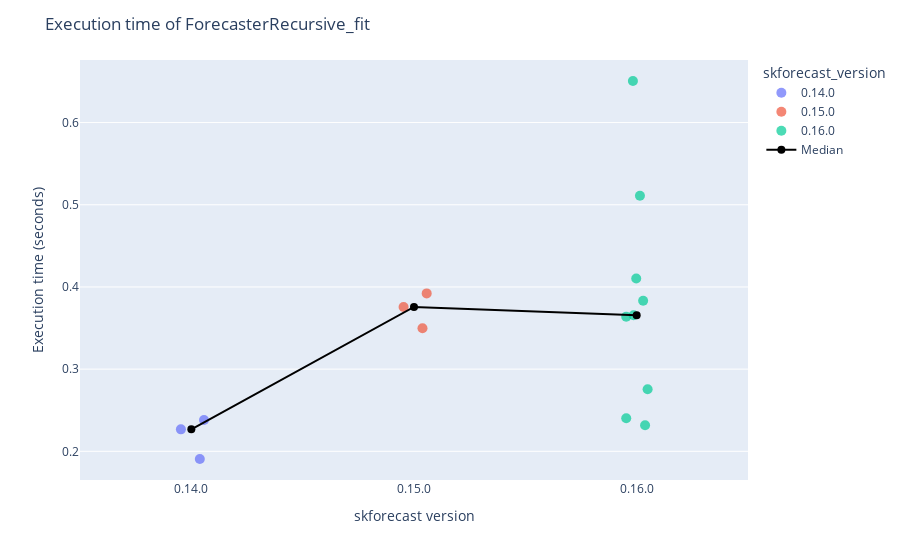
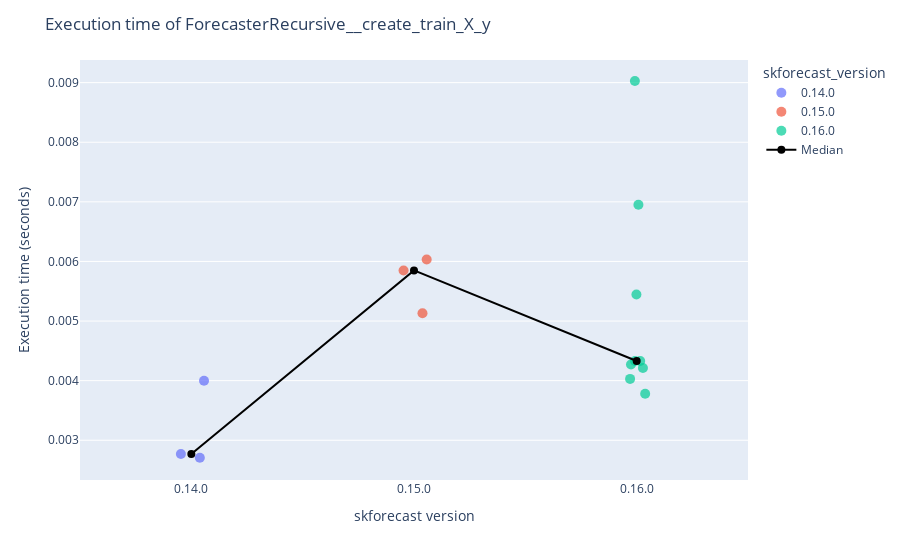
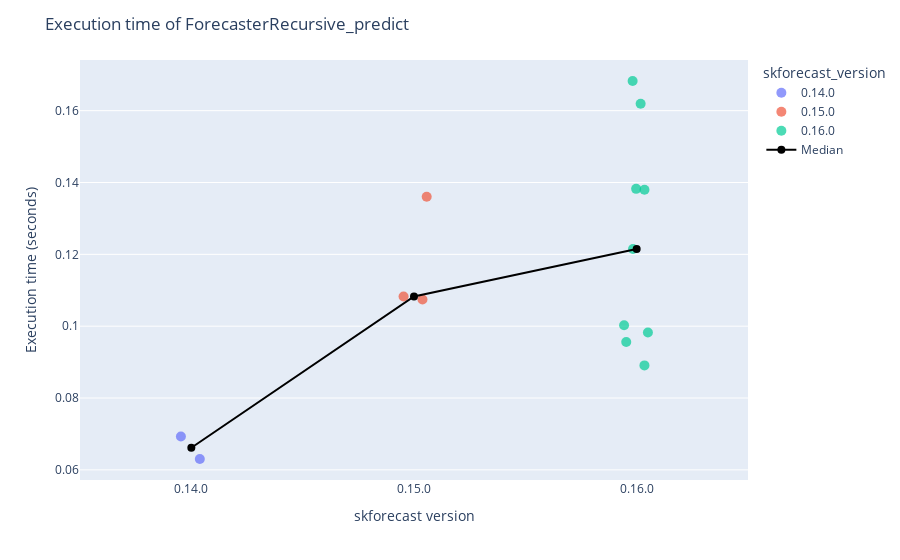
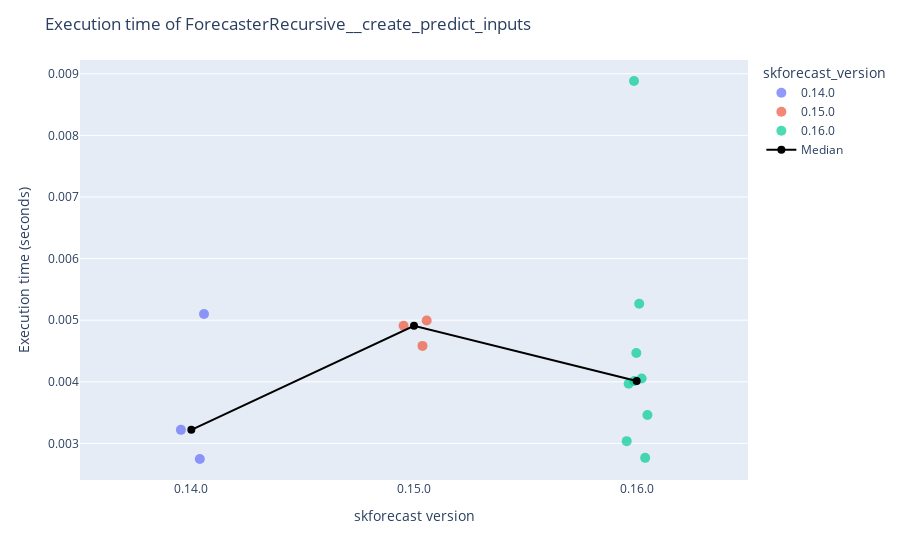

Write notebook code for charts like these, in order.
### Code cell
# Plot results
# ==============================================================================
results_benchmark = joblib.load("benchmarks/benchmark.joblib")
results_benchmark = results_benchmark.query("forecaster_name == 'ForecasterRecursive'").copy()
results_benchmark = results_benchmark.query("regressor_name == 'LGBMRegressor'").copy()
for function_name in results_benchmark['function_name'].unique():
    df = results_benchmark.query(f"function_name == '{function_name}'").copy()
    display(df)
    plot_benchmark_results(df, function_name)

### Figure 1 — Plotly figure (JSON) as saved in the notebook; plotly's stock layout.template omitted (floating-point values rounded to 4 significant figures; data arrays with more than 128 entries replaced by an {"elided": "..."} marker saying what was removed)
{"data": [{"alignmentgroup": "True", "boxpoints": "all", "customdata": [["ForecasterRecursive", "LGBMRegressor", "ForecasterRecursive_fit", "3a6496af8f14196a05b301212de078f0", null, "2025-04-22T21:26:09.447315", "3.12.9", "1.26.4", "2.2.3", "1.4.2", "4.6.0", "Linux-6.11.0-21-generic-x86_64-with-glibc2.39", "x86_64", 8, 16.64], ["ForecasterRecursive", "LGBMRegressor", "ForecasterRecursive_fit", "3a6496af8f14196a05b301212de078f0", null, "2025-04-22T21:26:24.723814", "3.12.9", "1.26.4", "2.2.3", "1.4.2", "4.6.0", "Linux-6.11.0-21-generic-x86_64-with-glibc2.39", "x86_64", 8, 16.64], ["ForecasterRecursive", "LGBMRegressor", "ForecasterRecursive_fit", "3a6496af8f14196a05b301212de078f0", 0.0403, "2025-04-22T21:26:53.296630", "3.12.9", "1.26.4", "2.2.3", "1.4.2", "4.6.0", "Linux-6.11.0-21-generic-x86_64-with-glibc2.39", "x86_64", 8, 16.64], ["ForecasterRecursive", "LGBMRegressor", "ForecasterRecursive_fit", "3a6496af8f14196a05b301212de078f0", 0.02119, "2025-04-22T21:27:04.433706", "3.12.9", "1.26.4", "2.2.3", "1.4.2", "4.6.0", "Linux-6.11.0-21-generic-x86_64-with-glibc2.39", "x86_64", 8, 16.64], ["ForecasterRecursive", "LGBMRegressor", "ForecasterRecursive_fit", "3a6496af8f14196a05b301212de078f0", 0.03876, "2025-04-22T21:31:03.124401", "3.12.9", "1.26.4", "2.2.3", "1.4.2", "4.6.0", "Linux-6.11.0-21-generic-x86_64-with-glibc2.39", "x86_64", 8, 16.64]], "fillcolor": "rgba(255,255,255,0)", "hoveron": "points", "hovertemplate": "skforecast_version=%{x}<br>run_time_avg=%{y}<br>forecaster_name=%{customdata[0]}<br>regressor_name=%{customdata[1]}<br>function_name=%{customdata[2]}<br>function_hash=%{customdata[3]}<br>run_time_std_dev=%{customdata[4]}<br>datetime=%{customdata[5]}<br>python_version=%{customdata[6]}<br>numpy_version=%{customdata[7]}<br>pandas_version=%{customdata[8]}<br>sklearn_version=%{customdata[9]}<br>lightgbm_version=%{customdata[10]}<br>platform=%{customdata[11]}<br>processor=%{customdata[12]}<br>cpu_count=%{customdata[13]}<br>memory_gb=%{customdata[14]}<extra></extra>", "jitter": true, "legendgroup": "0.14.0", "line": {"color": "rgba(255,255,255,0)"}, "marker": {"color": "#636efa", "opacity": 0.7, "size": 10}, "name": "0.14.0", "offsetgroup": "0.14.0", "orientation": "v", "pointpos": 0, "showlegend": true, "type": "box", "x": ["0.14.0", "0.14.0", "0.14.0", "0.14.0", "0.14.0"], "x0": " ", "xaxis": "x", "y": [NaN, NaN, 0.2267, 0.1907, 0.2382], "y0": " ", "yaxis": "y"}, {"alignmentgroup": "True", "boxpoints": "all", "customdata": [["ForecasterRecursive", "LGBMRegressor", "ForecasterRecursive_fit", "3a6496af8f14196a05b301212de078f0", 0.03639, "2025-04-22T21:35:36.132403", "3.12.9", "1.26.4", "2.2.3", "1.4.2", "4.6.0", "Linux-6.11.0-21-generic-x86_64-with-glibc2.39", "x86_64", 8, 16.64], ["ForecasterRecursive", "LGBMRegressor", "ForecasterRecursive_fit", "3a6496af8f14196a05b301212de078f0", 0.03889, "2025-04-22T21:46:31.592093", "3.12.9", "2.2.5", "2.2.3", "1.6.1", "4.6.0", "Linux-6.11.0-21-generic-x86_64-with-glibc2.39", "x86_64", 8, 16.64], ["ForecasterRecursive", "LGBMRegressor", "ForecasterRecursive_fit", "3a6496af8f14196a05b301212de078f0", 0.04845, "2025-04-22T22:45:58.919912", "3.12.9", "1.26.4", "2.2.3", "1.4.2", "4.6.0", "Linux-6.11.0-21-generic-x86_64-with-glibc2.39", "x86_64", 8, 16.64]], "fillcolor": "rgba(255,255,255,0)", "hoveron": "points", "hovertemplate": "skforecast_version=%{x}<br>run_time_avg=%{y}<br>forecaster_name=%{customdata[0]}<br>regressor_name=%{customdata[1]}<br>function_name=%{customdata[2]}<br>function_hash=%{customdata[3]}<br>run_time_std_dev=%{customdata[4]}<br>datetime=%{customdata[5]}<br>python_version=%{customdata[6]}<br>numpy_version=%{customdata[7]}<br>pandas_version=%{customdata[8]}<br>sklearn_version=%{customdata[9]}<br>lightgbm_version=%{customdata[10]}<br>platform=%{customdata[11]}<br>processor=%{customdata[12]}<br>cpu_count=%{customdata[13]}<br>memory_gb=%{customdata[14]}<extra></extra>", "jitter": true, "legendgroup": "0.15.0", "line": {"color": "rgba(255,255,255,0)"}, "marker": {"color": "#EF553B", "opacity": 0.7, "size": 10}, "name": "0.15.0", "offsetgroup": "0.15.0", "orientation": "v", "pointpos": 0, "showlegend": true, "type": "box", "x": ["0.15.0", "0.15.0", "0.15.0"], "x0": " ", "xaxis": "x", "y": [0.3756, 0.3496, 0.3922], "y0": " ", "yaxis": "y"}, {"alignmentgroup": "True", "boxpoints": "all", "customdata": {"elided": "9x15 mixed values"}, "fillcolor": "rgba(255,255,255,0)", "hoveron": "points", "hovertemplate": "skforecast_version=%{x}<br>run_time_avg=%{y}<br>forecaster_name=%{customdata[0]}<br>regressor_name=%{customdata[1]}<br>function_name=%{customdata[2]}<br>function_hash=%{customdata[3]}<br>run_time_std_dev=%{customdata[4]}<br>datetime=%{customdata[5]}<br>python_version=%{customdata[6]}<br>numpy_version=%{customdata[7]}<br>pandas_version=%{customdata[8]}<br>sklearn_version=%{customdata[9]}<br>lightgbm_version=%{customdata[10]}<br>platform=%{customdata[11]}<br>processor=%{customdata[12]}<br>cpu_count=%{customdata[13]}<br>memory_gb=%{customdata[14]}<extra></extra>", "jitter": true, "legendgroup": "0.16.0", "line": {"color": "rgba(255,255,255,0)"}, "marker": {"color": "#00cc96", "opacity": 0.7, "size": 10}, "name": "0.16.0", "offsetgroup": "0.16.0", "orientation": "v", "pointpos": 0, "showlegend": true, "type": "box", "x": ["0.16.0", "0.16.0", "0.16.0", "0.16.0", "0.16.0", "0.16.0", "0.16.0", "0.16.0", "0.16.0"], "x0": " ", "xaxis": "x", "y": [0.2402, 0.4102, 0.511, 0.3639, 0.3656, 0.2317, 0.3832, 0.6506, 0.2755], "y0": " ", "yaxis": "y"}, {"line": {"color": "black", "width": 2}, "marker": {"size": 8}, "mode": "lines+markers", "name": "Median", "showlegend": true, "type": "scatter", "x": ["0.14.0", "0.15.0", "0.16.0"], "y": [0.2267, 0.3756, 0.3656]}], "layout": {"boxmode": "overlay", "legend": {"title": {"text": "skforecast_version"}, "tracegroupgap": 0}, "margin": {"t": 60}, "showlegend": true, "title": {"text": "Execution time of ForecasterRecursive_fit"}, "xaxis": {"anchor": "y", "categoryarray": ["0.14.0", "0.15.0", "0.16.0"], "categoryorder": "array", "domain": [0, 1], "title": {"text": "skforecast version"}}, "yaxis": {"anchor": "x", "domain": [0, 1], "title": {"text": "Execution time (seconds)"}}}}

### Figure 2 — Plotly figure (JSON) as saved in the notebook; plotly's stock layout.template omitted (floating-point values rounded to 4 significant figures; data arrays with more than 128 entries replaced by an {"elided": "..."} marker saying what was removed)
{"data": [{"alignmentgroup": "True", "boxpoints": "all", "customdata": [["ForecasterRecursive", "LGBMRegressor", "ForecasterRecursive__create_train_X_y", "287fbd1c4920496341a9d5f9b9a9aa2a", null, "2025-04-22T21:26:09.456096", "3.12.9", "1.26.4", "2.2.3", "1.4.2", "4.6.0", "Linux-6.11.0-21-generic-x86_64-with-glibc2.39", "x86_64", 8, 16.64], ["ForecasterRecursive", "LGBMRegressor", "ForecasterRecursive__create_train_X_y", "287fbd1c4920496341a9d5f9b9a9aa2a", null, "2025-04-22T21:26:24.729070", "3.12.9", "1.26.4", "2.2.3", "1.4.2", "4.6.0", "Linux-6.11.0-21-generic-x86_64-with-glibc2.39", "x86_64", 8, 16.64], ["ForecasterRecursive", "LGBMRegressor", "ForecasterRecursive__create_train_X_y", "287fbd1c4920496341a9d5f9b9a9aa2a", 0.0002948, "2025-04-22T21:26:54.435579", "3.12.9", "1.26.4", "2.2.3", "1.4.2", "4.6.0", "Linux-6.11.0-21-generic-x86_64-with-glibc2.39", "x86_64", 8, 16.64], ["ForecasterRecursive", "LGBMRegressor", "ForecasterRecursive__create_train_X_y", "287fbd1c4920496341a9d5f9b9a9aa2a", 0.0001425, "2025-04-22T21:27:05.390762", "3.12.9", "1.26.4", "2.2.3", "1.4.2", "4.6.0", "Linux-6.11.0-21-generic-x86_64-with-glibc2.39", "x86_64", 8, 16.64], ["ForecasterRecursive", "LGBMRegressor", "ForecasterRecursive__create_train_X_y", "287fbd1c4920496341a9d5f9b9a9aa2a", 0.0006018, "2025-04-22T21:31:05.512059", "3.12.9", "1.26.4", "2.2.3", "1.4.2", "4.6.0", "Linux-6.11.0-21-generic-x86_64-with-glibc2.39", "x86_64", 8, 16.64]], "fillcolor": "rgba(255,255,255,0)", "hoveron": "points", "hovertemplate": "skforecast_version=%{x}<br>run_time_avg=%{y}<br>forecaster_name=%{customdata[0]}<br>regressor_name=%{customdata[1]}<br>function_name=%{customdata[2]}<br>function_hash=%{customdata[3]}<br>run_time_std_dev=%{customdata[4]}<br>datetime=%{customdata[5]}<br>python_version=%{customdata[6]}<br>numpy_version=%{customdata[7]}<br>pandas_version=%{customdata[8]}<br>sklearn_version=%{customdata[9]}<br>lightgbm_version=%{customdata[10]}<br>platform=%{customdata[11]}<br>processor=%{customdata[12]}<br>cpu_count=%{customdata[13]}<br>memory_gb=%{customdata[14]}<extra></extra>", "jitter": true, "legendgroup": "0.14.0", "line": {"color": "rgba(255,255,255,0)"}, "marker": {"color": "#636efa", "opacity": 0.7, "size": 10}, "name": "0.14.0", "offsetgroup": "0.14.0", "orientation": "v", "pointpos": 0, "showlegend": true, "type": "box", "x": ["0.14.0", "0.14.0", "0.14.0", "0.14.0", "0.14.0"], "x0": " ", "xaxis": "x", "y": [NaN, NaN, 0.002769, 0.002705, 0.003999], "y0": " ", "yaxis": "y"}, {"alignmentgroup": "True", "boxpoints": "all", "customdata": [["ForecasterRecursive", "LGBMRegressor", "ForecasterRecursive__create_train_X_y", "287fbd1c4920496341a9d5f9b9a9aa2a", 0.00084, "2025-04-22T21:35:39.897474", "3.12.9", "1.26.4", "2.2.3", "1.4.2", "4.6.0", "Linux-6.11.0-21-generic-x86_64-with-glibc2.39", "x86_64", 8, 16.64], ["ForecasterRecursive", "LGBMRegressor", "ForecasterRecursive__create_train_X_y", "287fbd1c4920496341a9d5f9b9a9aa2a", 0.0006894, "2025-04-22T21:46:35.096647", "3.12.9", "2.2.5", "2.2.3", "1.6.1", "4.6.0", "Linux-6.11.0-21-generic-x86_64-with-glibc2.39", "x86_64", 8, 16.64], ["ForecasterRecursive", "LGBMRegressor", "ForecasterRecursive__create_train_X_y", "287fbd1c4920496341a9d5f9b9a9aa2a", 0.001732, "2025-04-22T22:46:02.856538", "3.12.9", "1.26.4", "2.2.3", "1.4.2", "4.6.0", "Linux-6.11.0-21-generic-x86_64-with-glibc2.39", "x86_64", 8, 16.64]], "fillcolor": "rgba(255,255,255,0)", "hoveron": "points", "hovertemplate": "skforecast_version=%{x}<br>run_time_avg=%{y}<br>forecaster_name=%{customdata[0]}<br>regressor_name=%{customdata[1]}<br>function_name=%{customdata[2]}<br>function_hash=%{customdata[3]}<br>run_time_std_dev=%{customdata[4]}<br>datetime=%{customdata[5]}<br>python_version=%{customdata[6]}<br>numpy_version=%{customdata[7]}<br>pandas_version=%{customdata[8]}<br>sklearn_version=%{customdata[9]}<br>lightgbm_version=%{customdata[10]}<br>platform=%{customdata[11]}<br>processor=%{customdata[12]}<br>cpu_count=%{customdata[13]}<br>memory_gb=%{customdata[14]}<extra></extra>", "jitter": true, "legendgroup": "0.15.0", "line": {"color": "rgba(255,255,255,0)"}, "marker": {"color": "#EF553B", "opacity": 0.7, "size": 10}, "name": "0.15.0", "offsetgroup": "0.15.0", "orientation": "v", "pointpos": 0, "showlegend": true, "type": "box", "x": ["0.15.0", "0.15.0", "0.15.0"], "x0": " ", "xaxis": "x", "y": [0.005849, 0.005131, 0.006034], "y0": " ", "yaxis": "y"}, {"alignmentgroup": "True", "boxpoints": "all", "customdata": {"elided": "9x15 mixed values"}, "fillcolor": "rgba(255,255,255,0)", "hoveron": "points", "hovertemplate": "skforecast_version=%{x}<br>run_time_avg=%{y}<br>forecaster_name=%{customdata[0]}<br>regressor_name=%{customdata[1]}<br>function_name=%{customdata[2]}<br>function_hash=%{customdata[3]}<br>run_time_std_dev=%{customdata[4]}<br>datetime=%{customdata[5]}<br>python_version=%{customdata[6]}<br>numpy_version=%{customdata[7]}<br>pandas_version=%{customdata[8]}<br>sklearn_version=%{customdata[9]}<br>lightgbm_version=%{customdata[10]}<br>platform=%{customdata[11]}<br>processor=%{customdata[12]}<br>cpu_count=%{customdata[13]}<br>memory_gb=%{customdata[14]}<extra></extra>", "jitter": true, "legendgroup": "0.16.0", "line": {"color": "rgba(255,255,255,0)"}, "marker": {"color": "#00cc96", "opacity": 0.7, "size": 10}, "name": "0.16.0", "offsetgroup": "0.16.0", "orientation": "v", "pointpos": 0, "showlegend": true, "type": "box", "x": ["0.16.0", "0.16.0", "0.16.0", "0.16.0", "0.16.0", "0.16.0", "0.16.0", "0.16.0", "0.16.0"], "x0": " ", "xaxis": "x", "y": [0.00433, 0.004331, 0.006952, 0.005445, 0.00403, 0.00378, 0.004213, 0.009028, 0.004271], "y0": " ", "yaxis": "y"}, {"line": {"color": "black", "width": 2}, "marker": {"size": 8}, "mode": "lines+markers", "name": "Median", "showlegend": true, "type": "scatter", "x": ["0.14.0", "0.15.0", "0.16.0"], "y": [0.002769, 0.005849, 0.00433]}], "layout": {"boxmode": "overlay", "legend": {"title": {"text": "skforecast_version"}, "tracegroupgap": 0}, "margin": {"t": 60}, "showlegend": true, "title": {"text": "Execution time of ForecasterRecursive__create_train_X_y"}, "xaxis": {"anchor": "y", "categoryarray": ["0.14.0", "0.15.0", "0.16.0"], "categoryorder": "array", "domain": [0, 1], "title": {"text": "skforecast version"}}, "yaxis": {"anchor": "x", "domain": [0, 1], "title": {"text": "Execution time (seconds)"}}}}

### Figure 3 — Plotly figure (JSON) as saved in the notebook; plotly's stock layout.template omitted (floating-point values rounded to 4 significant figures; data arrays with more than 128 entries replaced by an {"elided": "..."} marker saying what was removed)
{"data": [{"alignmentgroup": "True", "boxpoints": "all", "customdata": [["ForecasterRecursive", "LGBMRegressor", "ForecasterRecursive_predict", "99297f20a640837258e82490d71f7b0e", null, "2025-04-22T21:26:54.634434", "3.12.9", "1.26.4", "2.2.3", "1.4.2", "4.6.0", "Linux-6.11.0-21-generic-x86_64-with-glibc2.39", "x86_64", 8, 16.64], ["ForecasterRecursive", "LGBMRegressor", "ForecasterRecursive_predict", "4f8ae3116340ac90eb9e66eac42789de", 0.01726, "2025-04-22T21:27:05.582838", "3.12.9", "1.26.4", "2.2.3", "1.4.2", "4.6.0", "Linux-6.11.0-21-generic-x86_64-with-glibc2.39", "x86_64", 8, 16.64], ["ForecasterRecursive", "LGBMRegressor", "ForecasterRecursive_predict", "4f8ae3116340ac90eb9e66eac42789de", 0.006338, "2025-04-22T21:31:05.776671", "3.12.9", "1.26.4", "2.2.3", "1.4.2", "4.6.0", "Linux-6.11.0-21-generic-x86_64-with-glibc2.39", "x86_64", 8, 16.64]], "fillcolor": "rgba(255,255,255,0)", "hoveron": "points", "hovertemplate": "skforecast_version=%{x}<br>run_time_avg=%{y}<br>forecaster_name=%{customdata[0]}<br>regressor_name=%{customdata[1]}<br>function_name=%{customdata[2]}<br>function_hash=%{customdata[3]}<br>run_time_std_dev=%{customdata[4]}<br>datetime=%{customdata[5]}<br>python_version=%{customdata[6]}<br>numpy_version=%{customdata[7]}<br>pandas_version=%{customdata[8]}<br>sklearn_version=%{customdata[9]}<br>lightgbm_version=%{customdata[10]}<br>platform=%{customdata[11]}<br>processor=%{customdata[12]}<br>cpu_count=%{customdata[13]}<br>memory_gb=%{customdata[14]}<extra></extra>", "jitter": true, "legendgroup": "0.14.0", "line": {"color": "rgba(255,255,255,0)"}, "marker": {"color": "#636efa", "opacity": 0.7, "size": 10}, "name": "0.14.0", "offsetgroup": "0.14.0", "orientation": "v", "pointpos": 0, "showlegend": true, "type": "box", "x": ["0.14.0", "0.14.0", "0.14.0"], "x0": " ", "xaxis": "x", "y": [NaN, 0.06302, 0.06927], "y0": " ", "yaxis": "y"}, {"alignmentgroup": "True", "boxpoints": "all", "customdata": [["ForecasterRecursive", "LGBMRegressor", "ForecasterRecursive_predict", "4f8ae3116340ac90eb9e66eac42789de", 0.002877, "2025-04-22T21:35:40.348862", "3.12.9", "1.26.4", "2.2.3", "1.4.2", "4.6.0", "Linux-6.11.0-21-generic-x86_64-with-glibc2.39", "x86_64", 8, 16.64], ["ForecasterRecursive", "LGBMRegressor", "ForecasterRecursive_predict", "4f8ae3116340ac90eb9e66eac42789de", 0.009254, "2025-04-22T21:46:35.685379", "3.12.9", "2.2.5", "2.2.3", "1.6.1", "4.6.0", "Linux-6.11.0-21-generic-x86_64-with-glibc2.39", "x86_64", 8, 16.64], ["ForecasterRecursive", "LGBMRegressor", "ForecasterRecursive_predict", "4f8ae3116340ac90eb9e66eac42789de", 0.008185, "2025-04-22T22:46:03.358586", "3.12.9", "1.26.4", "2.2.3", "1.4.2", "4.6.0", "Linux-6.11.0-21-generic-x86_64-with-glibc2.39", "x86_64", 8, 16.64]], "fillcolor": "rgba(255,255,255,0)", "hoveron": "points", "hovertemplate": "skforecast_version=%{x}<br>run_time_avg=%{y}<br>forecaster_name=%{customdata[0]}<br>regressor_name=%{customdata[1]}<br>function_name=%{customdata[2]}<br>function_hash=%{customdata[3]}<br>run_time_std_dev=%{customdata[4]}<br>datetime=%{customdata[5]}<br>python_version=%{customdata[6]}<br>numpy_version=%{customdata[7]}<br>pandas_version=%{customdata[8]}<br>sklearn_version=%{customdata[9]}<br>lightgbm_version=%{customdata[10]}<br>platform=%{customdata[11]}<br>processor=%{customdata[12]}<br>cpu_count=%{customdata[13]}<br>memory_gb=%{customdata[14]}<extra></extra>", "jitter": true, "legendgroup": "0.15.0", "line": {"color": "rgba(255,255,255,0)"}, "marker": {"color": "#EF553B", "opacity": 0.7, "size": 10}, "name": "0.15.0", "offsetgroup": "0.15.0", "orientation": "v", "pointpos": 0, "showlegend": true, "type": "box", "x": ["0.15.0", "0.15.0", "0.15.0"], "x0": " ", "xaxis": "x", "y": [0.1083, 0.136, 0.1074], "y0": " ", "yaxis": "y"}, {"alignmentgroup": "True", "boxpoints": "all", "customdata": {"elided": "9x15 mixed values"}, "fillcolor": "rgba(255,255,255,0)", "hoveron": "points", "hovertemplate": "skforecast_version=%{x}<br>run_time_avg=%{y}<br>forecaster_name=%{customdata[0]}<br>regressor_name=%{customdata[1]}<br>function_name=%{customdata[2]}<br>function_hash=%{customdata[3]}<br>run_time_std_dev=%{customdata[4]}<br>datetime=%{customdata[5]}<br>python_version=%{customdata[6]}<br>numpy_version=%{customdata[7]}<br>pandas_version=%{customdata[8]}<br>sklearn_version=%{customdata[9]}<br>lightgbm_version=%{customdata[10]}<br>platform=%{customdata[11]}<br>processor=%{customdata[12]}<br>cpu_count=%{customdata[13]}<br>memory_gb=%{customdata[14]}<extra></extra>", "jitter": true, "legendgroup": "0.16.0", "line": {"color": "rgba(255,255,255,0)"}, "marker": {"color": "#00cc96", "opacity": 0.7, "size": 10}, "name": "0.16.0", "offsetgroup": "0.16.0", "orientation": "v", "pointpos": 0, "showlegend": true, "type": "box", "x": ["0.16.0", "0.16.0", "0.16.0", "0.16.0", "0.16.0", "0.16.0", "0.16.0", "0.16.0", "0.16.0"], "x0": " ", "xaxis": "x", "y": [0.1382, 0.1215, 0.1002, 0.1683, 0.138, 0.1619, 0.08909, 0.0956, 0.09822], "y0": " ", "yaxis": "y"}, {"line": {"color": "black", "width": 2}, "marker": {"size": 8}, "mode": "lines+markers", "name": "Median", "showlegend": true, "type": "scatter", "x": ["0.14.0", "0.15.0", "0.16.0"], "y": [0.06615, 0.1083, 0.1215]}], "layout": {"boxmode": "overlay", "legend": {"title": {"text": "skforecast_version"}, "tracegroupgap": 0}, "margin": {"t": 60}, "showlegend": true, "title": {"text": "Execution time of ForecasterRecursive_predict"}, "xaxis": {"anchor": "y", "categoryarray": ["0.14.0", "0.15.0", "0.16.0"], "categoryorder": "array", "domain": [0, 1], "title": {"text": "skforecast version"}}, "yaxis": {"anchor": "x", "domain": [0, 1], "title": {"text": "Execution time (seconds)"}}}}

### Figure 4 — Plotly figure (JSON) as saved in the notebook; plotly's stock layout.template omitted (floating-point values rounded to 4 significant figures; data arrays with more than 128 entries replaced by an {"elided": "..."} marker saying what was removed)
{"data": [{"alignmentgroup": "True", "boxpoints": "all", "customdata": [["ForecasterRecursive", "LGBMRegressor", "ForecasterRecursive__create_predict_inputs", "4a58c7a370a6467cc0ba5eda400fa239", 0.0001547, "2025-04-22T21:26:54.641780", "3.12.9", "1.26.4", "2.2.3", "1.4.2", "4.6.0", "Linux-6.11.0-21-generic-x86_64-with-glibc2.39", "x86_64", 8, 16.64], ["ForecasterRecursive", "LGBMRegressor", "ForecasterRecursive__create_predict_inputs", "4a58c7a370a6467cc0ba5eda400fa239", 0.0003655, "2025-04-22T21:27:05.902025", "3.12.9", "1.26.4", "2.2.3", "1.4.2", "4.6.0", "Linux-6.11.0-21-generic-x86_64-with-glibc2.39", "x86_64", 8, 16.64], ["ForecasterRecursive", "LGBMRegressor", "ForecasterRecursive__create_predict_inputs", "4a58c7a370a6467cc0ba5eda400fa239", 0.0002798, "2025-04-22T21:31:06.476643", "3.12.9", "1.26.4", "2.2.3", "1.4.2", "4.6.0", "Linux-6.11.0-21-generic-x86_64-with-glibc2.39", "x86_64", 8, 16.64]], "fillcolor": "rgba(255,255,255,0)", "hoveron": "points", "hovertemplate": "skforecast_version=%{x}<br>run_time_avg=%{y}<br>forecaster_name=%{customdata[0]}<br>regressor_name=%{customdata[1]}<br>function_name=%{customdata[2]}<br>function_hash=%{customdata[3]}<br>run_time_std_dev=%{customdata[4]}<br>datetime=%{customdata[5]}<br>python_version=%{customdata[6]}<br>numpy_version=%{customdata[7]}<br>pandas_version=%{customdata[8]}<br>sklearn_version=%{customdata[9]}<br>lightgbm_version=%{customdata[10]}<br>platform=%{customdata[11]}<br>processor=%{customdata[12]}<br>cpu_count=%{customdata[13]}<br>memory_gb=%{customdata[14]}<extra></extra>", "jitter": true, "legendgroup": "0.14.0", "line": {"color": "rgba(255,255,255,0)"}, "marker": {"color": "#636efa", "opacity": 0.7, "size": 10}, "name": "0.14.0", "offsetgroup": "0.14.0", "orientation": "v", "pointpos": 0, "showlegend": true, "type": "box", "x": ["0.14.0", "0.14.0", "0.14.0"], "x0": " ", "xaxis": "x", "y": [0.005099, 0.002747, 0.00322], "y0": " ", "yaxis": "y"}, {"alignmentgroup": "True", "boxpoints": "all", "customdata": [["ForecasterRecursive", "LGBMRegressor", "ForecasterRecursive__create_predict_inputs", "4a58c7a370a6467cc0ba5eda400fa239", 0.0008587, "2025-04-22T21:35:41.442892", "3.12.9", "1.26.4", "2.2.3", "1.4.2", "4.6.0", "Linux-6.11.0-21-generic-x86_64-with-glibc2.39", "x86_64", 8, 16.64], ["ForecasterRecursive", "LGBMRegressor", "ForecasterRecursive__create_predict_inputs", "4a58c7a370a6467cc0ba5eda400fa239", 0.000583, "2025-04-22T21:46:37.057769", "3.12.9", "2.2.5", "2.2.3", "1.6.1", "4.6.0", "Linux-6.11.0-21-generic-x86_64-with-glibc2.39", "x86_64", 8, 16.64], ["ForecasterRecursive", "LGBMRegressor", "ForecasterRecursive__create_predict_inputs", "0f4a625e8b1bb7e3f0c5bb77a04cc2fb", 0.0009123, "2025-04-22T22:46:04.445545", "3.12.9", "1.26.4", "2.2.3", "1.4.2", "4.6.0", "Linux-6.11.0-21-generic-x86_64-with-glibc2.39", "x86_64", 8, 16.64]], "fillcolor": "rgba(255,255,255,0)", "hoveron": "points", "hovertemplate": "skforecast_version=%{x}<br>run_time_avg=%{y}<br>forecaster_name=%{customdata[0]}<br>regressor_name=%{customdata[1]}<br>function_name=%{customdata[2]}<br>function_hash=%{customdata[3]}<br>run_time_std_dev=%{customdata[4]}<br>datetime=%{customdata[5]}<br>python_version=%{customdata[6]}<br>numpy_version=%{customdata[7]}<br>pandas_version=%{customdata[8]}<br>sklearn_version=%{customdata[9]}<br>lightgbm_version=%{customdata[10]}<br>platform=%{customdata[11]}<br>processor=%{customdata[12]}<br>cpu_count=%{customdata[13]}<br>memory_gb=%{customdata[14]}<extra></extra>", "jitter": true, "legendgroup": "0.15.0", "line": {"color": "rgba(255,255,255,0)"}, "marker": {"color": "#EF553B", "opacity": 0.7, "size": 10}, "name": "0.15.0", "offsetgroup": "0.15.0", "orientation": "v", "pointpos": 0, "showlegend": true, "type": "box", "x": ["0.15.0", "0.15.0", "0.15.0"], "x0": " ", "xaxis": "x", "y": [0.004583, 0.004996, 0.00491], "y0": " ", "yaxis": "y"}, {"alignmentgroup": "True", "boxpoints": "all", "customdata": {"elided": "9x15 mixed values"}, "fillcolor": "rgba(255,255,255,0)", "hoveron": "points", "hovertemplate": "skforecast_version=%{x}<br>run_time_avg=%{y}<br>forecaster_name=%{customdata[0]}<br>regressor_name=%{customdata[1]}<br>function_name=%{customdata[2]}<br>function_hash=%{customdata[3]}<br>run_time_std_dev=%{customdata[4]}<br>datetime=%{customdata[5]}<br>python_version=%{customdata[6]}<br>numpy_version=%{customdata[7]}<br>pandas_version=%{customdata[8]}<br>sklearn_version=%{customdata[9]}<br>lightgbm_version=%{customdata[10]}<br>platform=%{customdata[11]}<br>processor=%{customdata[12]}<br>cpu_count=%{customdata[13]}<br>memory_gb=%{customdata[14]}<extra></extra>", "jitter": true, "legendgroup": "0.16.0", "line": {"color": "rgba(255,255,255,0)"}, "marker": {"color": "#00cc96", "opacity": 0.7, "size": 10}, "name": "0.16.0", "offsetgroup": "0.16.0", "orientation": "v", "pointpos": 0, "showlegend": true, "type": "box", "x": ["0.16.0", "0.16.0", "0.16.0", "0.16.0", "0.16.0", "0.16.0", "0.16.0", "0.16.0", "0.16.0"], "x0": " ", "xaxis": "x", "y": [0.008883, 0.004467, 0.003969, 0.005267, 0.004055, 0.00346, 0.002765, 0.004012, 0.003037], "y0": " ", "yaxis": "y"}, {"line": {"color": "black", "width": 2}, "marker": {"size": 8}, "mode": "lines+markers", "name": "Median", "showlegend": true, "type": "scatter", "x": ["0.14.0", "0.15.0", "0.16.0"], "y": [0.00322, 0.00491, 0.004012]}], "layout": {"boxmode": "overlay", "legend": {"title": {"text": "skforecast_version"}, "tracegroupgap": 0}, "margin": {"t": 60}, "showlegend": true, "title": {"text": "Execution time of ForecasterRecursive__create_predict_inputs"}, "xaxis": {"anchor": "y", "categoryarray": ["0.14.0", "0.15.0", "0.16.0"], "categoryorder": "array", "domain": [0, 1], "title": {"text": "skforecast version"}}, "yaxis": {"anchor": "x", "domain": [0, 1], "title": {"text": "Execution time (seconds)"}}}}
